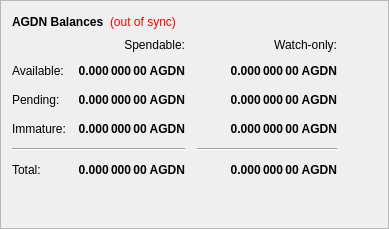
        <widget class="QFrame" name="frame">
         <property name="frameShape">
          <enum>QFrame::StyledPanel</enum>
         </property>
         <property name="frameShadow">
          <enum>QFrame::Raised</enum>
         </property>
         <layout class="QVBoxLayout" name="verticalLayout_4">
          <item>
           <layout class="QHBoxLayout" name="horizontalLayout_4">
            <item>
             <widget class="QLabel" name="label_5">
              <property name="font">
               <font>
                <weight>75</weight>
                <bold>true</bold>
               </font>
              </property>
              <property name="text">
               <string>AGDN Balances</string>
              </property>
             </widget>
            </item>
            <item>
             <widget class="QLabel" name="labelWalletStatus">
              <property name="cursor">
               <cursorShape>WhatsThisCursor</cursorShape>
              </property>
              <property name="toolTip">
               <string>The displayed information may be out of date. Your wallet automatically synchronizes with the Armageddon network after a connection is established, but this process has not completed yet.</string>
              </property>
              <property name="styleSheet">
               <string notr="true">QLabel { color: red; }</string>
              </property>
              <property name="text">
               <string notr="true">(out of sync)</string>
              </property>
              <property name="alignment">
               <set>Qt::AlignLeading|Qt::AlignLeft|Qt::AlignVCenter</set>
              </property>
             </widget>
            </item>
            <item>
             <spacer name="horizontalSpacer_3">
              <property name="orientation">
               <enum>Qt::Horizontal</enum>
              </property>
              <property name="sizeHint" stdset="0">
               <size>
                <width>40</width>
                <height>20</height>
               </size>
              </property>
             </spacer>
            </item>
           </layout>
          </item>
          <item>
           <layout class="QGridLayout" name="gridLayout">
            <property name="spacing">
             <number>12</number>
            </property>
            <item row="2" column="2">
             <widget class="QLabel" name="labelWatchPending">
              <property name="font">
               <font>
                <weight>75</weight>
                <bold>true</bold>
               </font>
              </property>
              <property name="cursor">
               <cursorShape>IBeamCursor</cursorShape>
              </property>
              <property name="toolTip">
               <string>Unconfirmed transactions to watch-only addresses</string>
              </property>
              <property name="text">
               <string notr="true">0.000 000 00 AGDN</string>
              </property>
              <property name="alignment">
               <set>Qt::AlignRight|Qt::AlignTrailing|Qt::AlignVCenter</set>
              </property>
              <property name="textInteractionFlags">
               <set>Qt::LinksAccessibleByMouse|Qt::TextSelectableByKeyboard|Qt::TextSelectableByMouse</set>
              </property>
             </widget>
            </item>
            <item row="2" column="1">
             <widget class="QLabel" name="labelUnconfirmed">
              <property name="font">
               <font>
                <weight>75</weight>
                <bold>true</bold>
               </font>
              </property>
              <property name="cursor">
               <cursorShape>IBeamCursor</cursorShape>
              </property>
              <property name="toolTip">
               <string>Total of transactions that have yet to be confirmed, and do not yet count toward the spendable balance</string>
              </property>
              <property name="text">
               <string notr="true">0.000 000 00 AGDN</string>
              </property>
              <property name="alignment">
               <set>Qt::AlignRight|Qt::AlignTrailing|Qt::AlignVCenter</set>
              </property>
              <property name="textInteractionFlags">
               <set>Qt::LinksAccessibleByMouse|Qt::TextSelectableByKeyboard|Qt::TextSelectableByMouse</set>
              </property>
             </widget>
            </item>
            <item row="3" column="2">
             <widget class="QLabel" name="labelWatchImmature">
              <property name="font">
               <font>
                <weight>75</weight>
                <bold>true</bold>
               </font>
              </property>
              <property name="cursor">
               <cursorShape>IBeamCursor</cursorShape>
              </property>
              <property name="toolTip">
               <string>Staked or masternode rewards in watch-only addresses that has not yet matured</string>
              </property>
              <property name="text">
               <string notr="true">0.000 000 00 AGDN</string>
              </property>
              <property name="alignment">
               <set>Qt::AlignRight|Qt::AlignTrailing|Qt::AlignVCenter</set>
              </property>
              <property name="textInteractionFlags">
               <set>Qt::LinksAccessibleByMouse|Qt::TextSelectableByKeyboard|Qt::TextSelectableByMouse</set>
              </property>
             </widget>
            </item>
            <item row="4" column="0" colspan="2">
             <widget class="Line" name="lineSpendableBalance">
              <property name="orientation">
               <enum>Qt::Horizontal</enum>
              </property>
             </widget>
            </item>
            <item row="4" column="2">
             <widget class="Line" name="lineWatchBalance">
              <property name="sizePolicy">
               <sizepolicy hsizetype="Preferred" vsizetype="Fixed">
                <horstretch>0</horstretch>
                <verstretch>0</verstretch>
               </sizepolicy>
              </property>
              <property name="minimumSize">
               <size>
                <width>140</width>
                <height>0</height>
               </size>
              </property>
              <property name="orientation">
               <enum>Qt::Horizontal</enum>
              </property>
             </widget>
            </item>
            <item row="5" column="0">
             <widget class="QLabel" name="labelTotalText">
              <property name="text">
               <string>Total:</string>
              </property>
             </widget>
            </item>
            <item row="3" column="1">
             <widget class="QLabel" name="labelImmature">
              <property name="font">
               <font>
                <weight>75</weight>
                <bold>true</bold>
               </font>
              </property>
              <property name="cursor">
               <cursorShape>IBeamCursor</cursorShape>
              </property>
              <property name="toolTip">
               <string>Staked or masternode rewards that has not yet matured</string>
              </property>
              <property name="text">
               <string notr="true">0.000 000 00 AGDN</string>
              </property>
              <property name="alignment">
               <set>Qt::AlignRight|Qt::AlignTrailing|Qt::AlignVCenter</set>
              </property>
              <property name="textInteractionFlags">
               <set>Qt::LinksAccessibleByMouse|Qt::TextSelectableByKeyboard|Qt::TextSelectableByMouse</set>
              </property>
             </widget>
            </item>
            <item row="2" column="3">
             <spacer name="horizontalSpacer_2">
              <property name="orientation">
               <enum>Qt::Horizontal</enum>
              </property>
              <property name="sizeHint" stdset="0">
               <size>
                <width>40</width>
                <height>20</height>
               </size>
              </property>
             </spacer>
            </item>
            <item row="3" column="0">
             <widget class="QLabel" name="labelImmatureText">
              <property name="text">
               <string>Immature:</string>
              </property>
             </widget>
            </item>
            <item row="5" column="1">
             <widget class="QLabel" name="labelTotal">
              <property name="font">
               <font>
                <weight>75</weight>
                <bold>true</bold>
               </font>
              </property>
              <property name="cursor">
               <cursorShape>IBeamCursor</cursorShape>
              </property>
              <property name="toolTip">
               <string>Your current total balance</string>
              </property>
              <property name="text">
               <string notr="true">0.000 000 00 AGDN</string>
              </property>
              <property name="alignment">
               <set>Qt::AlignRight|Qt::AlignTrailing|Qt::AlignVCenter</set>
              </property>
              <property name="textInteractionFlags">
               <set>Qt::LinksAccessibleByMouse|Qt::TextSelectableByKeyboard|Qt::TextSelectableByMouse</set>
              </property>
             </widget>
            </item>
            <item row="5" column="2">
             <widget class="QLabel" name="labelWatchTotal">
              <property name="font">
               <font>
                <weight>75</weight>
                <bold>true</bold>
               </font>
              </property>
              <property name="cursor">
               <cursorShape>IBeamCursor</cursorShape>
              </property>
              <property name="toolTip">
               <string>Current total balance in watch-only addresses</string>
              </property>
              <property name="text">
               <string notr="true">0.000 000 00 AGDN</string>
              </property>
              <property name="alignment">
               <set>Qt::AlignRight|Qt::AlignTrailing|Qt::AlignVCenter</set>
              </property>
              <property name="textInteractionFlags">
               <set>Qt::LinksAccessibleByMouse|Qt::TextSelectableByKeyboard|Qt::TextSelectableByMouse</set>
              </property>
             </widget>
            </item>
            <item row="0" column="2">
             <widget class="QLabel" name="labelWatchonly">
              <property name="text">
               <string>Watch-only:</string>
              </property>
              <property name="alignment">
               <set>Qt::AlignRight|Qt::AlignTrailing|Qt::AlignVCenter</set>
              </property>
             </widget>
            </item>
            <item row="1" column="0">
             <widget class="QLabel" name="labelBalanceText">
              <property name="text">
               <string>Available:</string>
              </property>
             </widget>
            </item>
            <item row="1" column="1">
             <widget class="QLabel" name="labelBalance">
              <property name="font">
               <font>
                <weight>75</weight>
                <bold>true</bold>
               </font>
              </property>
              <property name="cursor">
               <cursorShape>IBeamCursor</cursorShape>
              </property>
              <property name="toolTip">
               <string>Your current spendable balance</string>
              </property>
              <property name="text">
               <string notr="true">0.000 000 00 AGDN</string>
              </property>
              <property name="alignment">
               <set>Qt::AlignRight|Qt::AlignTrailing|Qt::AlignVCenter</set>
              </property>
              <property name="textInteractionFlags">
               <set>Qt::LinksAccessibleByMouse|Qt::TextSelectableByKeyboard|Qt::TextSelectableByMouse</set>
              </property>
             </widget>
            </item>
            <item row="1" column="2">
             <widget class="QLabel" name="labelWatchAvailable">
              <property name="font">
               <font>
                <weight>75</weight>
                <bold>true</bold>
               </font>
              </property>
              <property name="cursor">
               <cursorShape>IBeamCursor</cursorShape>
              </property>
              <property name="toolTip">
               <string>Your current balance in watch-only addresses</string>
              </property>
              <property name="text">
               <string notr="true">0.000 000 00 AGDN</string>
              </property>
              <property name="alignment">
               <set>Qt::AlignRight|Qt::AlignTrailing|Qt::AlignVCenter</set>
              </property>
              <property name="textInteractionFlags">
               <set>Qt::LinksAccessibleByMouse|Qt::TextSelectableByKeyboard|Qt::TextSelectableByMouse</set>
              </property>
             </widget>
            </item>
            <item row="2" column="0">
             <widget class="QLabel" name="labelPendingText">
              <property name="text">
               <string>Pending:</string>
              </property>
             </widget>
            </item>
            <item row="0" column="1">
             <widget class="QLabel" name="labelSpendable">
              <property name="text">
               <string>Spendable:</string>
              </property>
              <property name="alignment">
               <set>Qt::AlignRight|Qt::AlignTrailing|Qt::AlignVCenter</set>
              </property>
             </widget>
            </item>
           </layout>
          </item>
          <item>
           <spacer name="verticalSpacer_4">
            <property name="orientation">
             <enum>Qt::Vertical</enum>
            </property>
            <property name="sizeHint" stdset="0">
             <size>
              <width>20</width>
              <height>40</height>
             </size>
            </property>
           </spacer>
          </item>
         </layout>
        </widget>
